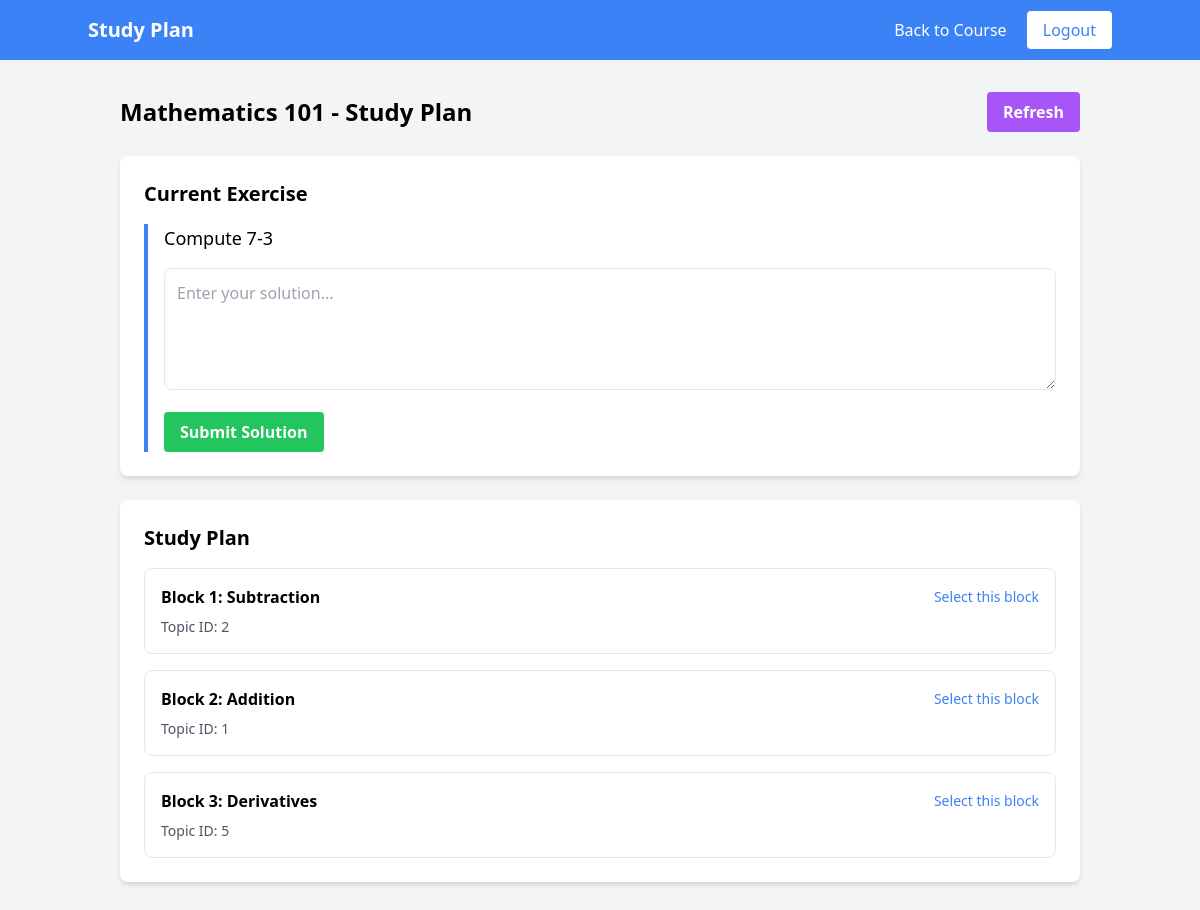
Screenshot of /study_plan?course_id=1 with the database file from the repository.
### tables this page shows
CREATE TABLE course (
            id INTEGER PRIMARY KEY,
            name TEXT NOT NULL,
            professor TEXT
        );

CREATE TABLE exercise (
            id INTEGER PRIMARY KEY,
            course_id INTEGER NOT NULL,
            text TEXT NOT NULL,
            solution TEXT,
            difficulty INTEGER,
            created TEXT NOT NULL,
            type TEXT CHECK(type IN ('exam', 'quiz')),
            FOREIGN KEY (course_id) REFERENCES course(id)
        );

CREATE TABLE study_block (
            id INTEGER PRIMARY KEY,
            study_plan_id INTEGER NOT NULL,
            block_order INTEGER NOT NULL,
            topic_id INTEGER NOT NULL,
            FOREIGN KEY (study_plan_id) REFERENCES study_plan(id),
            FOREIGN KEY (topic_id) REFERENCES labels(id)
        );

CREATE TABLE labels (
            id INTEGER PRIMARY KEY,
            name TEXT NOT NULL,
            course_id INTEGER NOT NULL,
            FOREIGN KEY (course_id) REFERENCES course(id)
        );

### main.py (the view)
@app.get("/study_plan", response_class=HTMLResponse)
async def study_plan_page(request: Request, course_id: int):
    course = get_course(db, course_id)
    study_plan = get_latest_study_plan(db, 1, course_id)  # Hardcoded student_id = 1
    blocks = []
    current_exercise = None
    if study_plan:
        blocks = get_study_plan_blocks(db, study_plan["id"])
        if blocks:
            block_exercises = get_block_exercises(db, blocks[0]["id"])
            if block_exercises:
                current_exercise = block_exercises[0]
    return templates.TemplateResponse("study_plan.html", {
        "request": request,
        "course": course,
        "study_plan": study_plan,
        "blocks": blocks,
        "current_exercise": current_exercise
    })

### templates/study_plan.html (shortened to what this page needs)
<!DOCTYPE html>
<html lang="en">
<head>
    <script src="https://cdn.tailwindcss.com"></script>
</head>
<body class="bg-gray-100 min-h-screen">
    <nav class="bg-blue-500 text-white p-4">
        <div class="container mx-auto flex justify-between items-center">
            <h1 class="text-xl font-bold">Study Plan</h1>
            <div class="space-x-4">
                <a href="/course/{{ course.id }}" class="hover:underline">Back to Course</a>
                <a href="/" class="bg-white text-blue-500 px-4 py-2 rounded">Logout</a>
            </div>
        </div>
    </nav>
    <div class="container mx-auto p-8">
        <div class="flex justify-between items-center mb-6">
            <h2 class="text-2xl font-bold">{{ course.name }} - Study Plan</h2>
            <button onclick="refreshStudyPlan()" data-course-id="{{ course.id }}" class="bg-purple-500 hover:bg-purple-600 text-white font-bold py-2 px-4 rounded">
                Refresh
            </button>
        </div>
        <div class="bg-white rounded-lg shadow-md p-6 mb-6">
            <h3 class="text-xl font-semibold mb-4">Current Exercise</h3>
            {% if current_exercise %}
                <div class="border-l-4 border-blue-500 pl-4">
                    <p class="text-lg mb-4">{{ current_exercise.text }}</p>
                    <div class="space-y-4">
                        <textarea id="solution" class="w-full p-3 border rounded-lg" rows="4" placeholder="Enter your solution..."></textarea>
                        <button onclick="submitSolution()" data-exercise-id="{{ current_exercise.id }}" class="bg-green-500 hover:bg-green-600 text-white font-bold py-2 px-4 rounded">
                            Submit Solution
                        </button>
                    </div>
                </div>
            {% else %}
                <p class="text-gray-500">No current exercise. Generate a study plan first.</p>
            {% endif %}
        </div>
        <div class="bg-white rounded-lg shadow-md p-6">
            <h3 class="text-xl font-semibold mb-4">Study Plan</h3>
            {% if blocks %}
                <div class="space-y-4">
                    {% for block in blocks %}
                    <div class="border rounded-lg p-4">
                        <div class="flex justify-between items-center mb-2">
                            <h4 class="font-semibold">Block {{ block.block_order }}: {{ block.topic_name }}</h4>
                            <button onclick="selectBlock()" data-block-id="{{ block.id }}" class="text-blue-500 hover:underline text-sm">
                                Select this block
                            </button>
                        </div>
                        <p class="text-sm text-gray-600">Topic ID: {{ block.topic_id }}</p>
                    </div>
                    {% endfor %}
                </div>
            {% else %}
                <p class="text-gray-500">No study plan generated yet.</p>
            {% endif %}
        </div>
    </div>
</body>
</html>

### rows the page displays
course: name "Mathematics 101"
exercise: text "Compute 7-3"
study_block: block_order "1", topic_name "Subtraction", topic_id "2"
study_block: block_order "2", topic_name "Addition", topic_id "1"
study_block: block_order "3", topic_name "Derivatives", topic_id "5"
